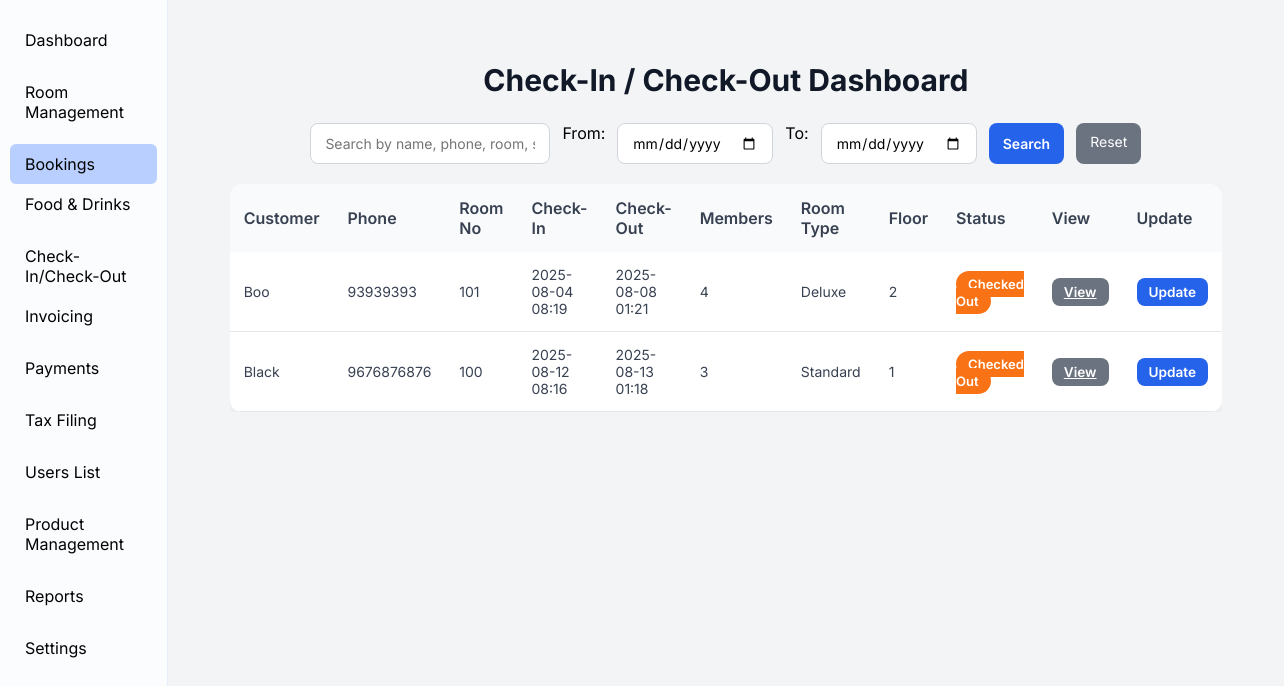
The page /checkin_checkout/ (signed in) on the database as committed earlier.
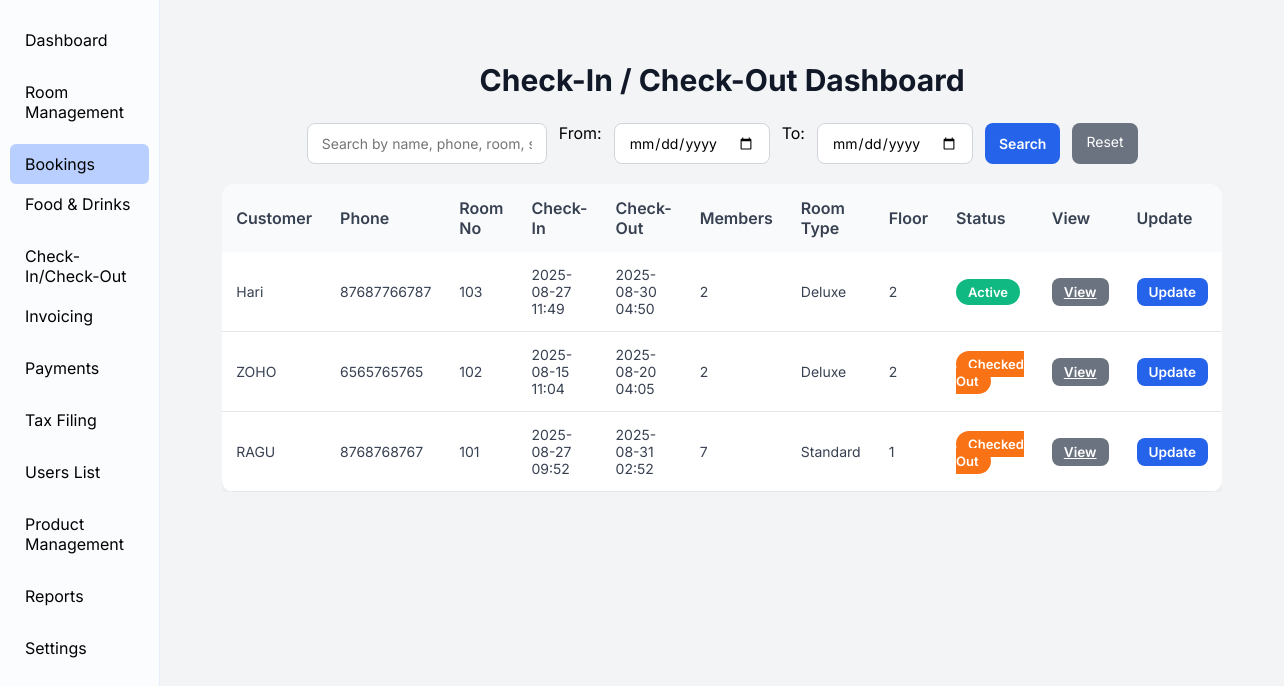
The same page on the database as committed later.
### booking/models.py (models this page shows, shortened)
class Booking(models.Model):
    STATUS_CHOICES = [
        ('booked', 'Booked'),
        ('pre-booked', 'Pre-Booked'),
        ('completed', 'Completed'),
    ]
    PAYMENT_CHOICES = [
        ('upi', 'UPI'),
        ('cash', 'Cash'),
        ('card', 'Card'),
    ]
    PAYMENT_STATUS_CHOICES = [
        ('paid', 'Paid'),
        ('pending', 'Pending'),
        ('cancelled', 'Cancelled'),
    ]
    customer_name = models.CharField(max_length=100)
    phone_number = models.CharField(max_length=15)
    address = models.TextField(blank=True, null=True)
    document_type = models.CharField(
        max_length=50,
        choices=[('Aadhar', 'Aadhar'), ('License', 'License'), ('PAN', 'PAN')],
        default='Aadhar'
    )
    document_number = models.CharField(max_length=50)
    room = models.ForeignKey(Room, on_delete=models.CASCADE)
    adults = models.PositiveIntegerField(default=1)
    children = models.PositiveIntegerField(default=0)
    status = models.CharField(max_length=20, choices=STATUS_CHOICES, default='booked')
    checkin_datetime = models.DateTimeField(default=now)
    checkout_datetime = models.DateTimeField(blank=True, null=True)
    payment_type = models.CharField(max_length=10, choices=PAYMENT_CHOICES, default='cash')
    payment_status = models.CharField(max_length=10, choices=PAYMENT_STATUS_CHOICES, default='pending')
    apply_gst = models.BooleanField(default=False)
    price = models.DecimalField(max_digits=10, decimal_places=2, default=0)  # final total price
    cgst_amount = models.DecimalField(max_digits=10, decimal_places=2, default=0)
    sgst_amount = models.DecimalField(max_digits=10, decimal_places=2, default=0)
    amount_paid = models.DecimalField(max_digits=10, decimal_places=2, default=0)
    invoice_number = models.CharField(max_length=20, unique=True, blank=True, null=True)
    created_at = models.DateTimeField(auto_now_add=True)
    def save(self, *args, **kwargs):
        is_new = self.pk is None
        total_days = 1
        if self.checkin_datetime and self.checkout_datetime:
            total_days = max(1, (self.checkout_datetime.date() - self.checkin_datetime.date()).days)
        base_price = Decimal(getattr(self.room, 'price', 0) or 0)
        total_room_price = base_price * Decimal(total_days)
        if self.apply_gst:
            gst_rate = Decimal('0.12') if total_room_price < Decimal('7000.00') else Decimal('0.18')
            gst_amount = total_room_price * gst_rate
            self.cgst_amount = gst_amount / 2
            self.sgst_amount = gst_amount / 2
            self.price = total_room_price + gst_amount
        else:
            self.cgst_amount = Decimal(0)
            self.sgst_amount = Decimal(0)
            self.price = total_room_price
        from django.utils.timezone import now as timezone_now
        if self.checkout_datetime and self.checkout_datetime <= timezone_now():
            self.status = 'completed'
        if not self.invoice_number and is_new:
            last_booking = Booking.objects.order_by('-id').first()
            last_id = last_booking.id if last_booking else 0
            self.invoice_number = f"INV-{100 + last_id + 1}"
        super().save(*args, **kwargs)
        if self.status in ('booked', 'pre-booked'):
            self.room.status = 'Occupied'
        elif self.status == 'completed' or self.payment_status == 'cancelled':
            self.room.status = 'Available'
        self.room.save()

### rooms/models.py (models this page shows, shortened)
class Room(models.Model):
    ROOM_TYPE_CHOICES = [
        ('Standard', 'Standard'),
        ('Deluxe', 'Deluxe'),
        ('Suite', 'Suite'),
    ]
    AC_CHOICES = [
        ('AC', 'A/C'),
        ('Non-AC', 'Non A/C'),
    ]
    STATUS_CHOICES = [
        ('Available', 'Available'),
        ('Occupied', 'Occupied'),
        ('Maintenance', 'Maintenance'),
    ]
    room_number = models.CharField(max_length=10, unique=True)
    room_type = models.CharField(max_length=20, choices=ROOM_TYPE_CHOICES)
    ac_type = models.CharField(max_length=10, choices=AC_CHOICES, default='Non-AC')
    floor = models.ForeignKey(Floor, on_delete=models.SET_NULL, null=True, default=None)
    price = models.DecimalField(max_digits=10, decimal_places=2)
    status = models.CharField(max_length=20, choices=STATUS_CHOICES, default='Available')

class Floor(models.Model):
    number = models.PositiveIntegerField(unique=True)

### checkin_checkout/views.py (the view, shortened to what this page needs)
# urls.py: path('', views.checkin_checkout_view, name='checkin_checkout'),
def checkin_checkout_view(request):
    today = localdate()
    for b in Booking.objects.filter(status='booked'):
        if b.checkout_datetime and b.checkout_datetime.date() <= today:
            b.status = 'completed'
            b.save()
            if b.room:
                b.room.status = 'available'
                b.room.save()
            ci, _ = CheckIn.objects.get_or_create(booking=b)
            ci.status = 'checked_out'
            ci.save()
    bookings = Booking.objects.all().select_related("room").order_by("-created_at")
    query = request.GET.get("q", "").strip()
    checkin_from = request.GET.get("checkin_from")
    checkin_to = request.GET.get("checkin_to")
    if checkin_from:
        bookings = bookings.filter(checkin_datetime__date__gte=checkin_from)
    if checkin_to:
        bookings = bookings.filter(checkin_datetime__date__lte=checkin_to)
    context = {
        "bookings": bookings,
        "query": query,
        "checkin_from": checkin_from,
        "checkin_to": checkin_to,
    }
    return render(request, 'checkin/checkin_checkout.html', context)

### accounts/models.py (called while the page is built)
    def is_admin(self):
        return self.role == self.ROLE_ADMIN

### checkin_checkout/templates/checkin/checkin_checkout.html (shortened to what this page needs)
{% extends 'base.html' %}
{% block content %}
<div class="main-content">
    <h2 class="page-title">Check-In / Check-Out Dashboard</h2>
    <form method="get" class="search-bar">
        <input type="text" name="q" placeholder="Search by name, phone, room, status..." value="{{ query }}">
        <label>From:</label>
        <input type="date" name="checkin_from" value="{{ checkin_from }}">
        <label>To:</label>
        <input type="date" name="checkin_to" value="{{ checkin_to }}">
        <button type="submit">Search</button>
        <a href="{% url 'checkin_checkout:checkin_checkout' %}" style="padding:10px 14px; background:#6b7280; color:white; border-radius:8px; text-decoration:none; font-size:14px;">Reset</a>
    </form>
    <div class="table-wrap">
        <table>
            <thead>
                <tr>
                    <th>Customer</th>
                    <th>Phone</th>
                    <th>Room No</th>
                    <th>Check-In</th>
                    <th>Check-Out</th>
                    <th>Members</th>
                    <th>Room Type</th>
                    <th>Floor</th>
                    <th>Status</th>
                    <th>View</th>
                    <th>Update</th>
                </tr>
            </thead>
            <tbody>
                {% for b in bookings %}
                <tr>
                    <td>{{ b.customer_name }}</td>
                    <td>{{ b.phone_number }}</td>
                    <td>{{ b.room.room_number }}</td>
                    <td>{% if b.checkin_datetime %}{{ b.checkin_datetime|date:"Y-m-d H:i" }}{% else %}-{% endif %}</td>
                    <td>{% if b.checkout_datetime %}{{ b.checkout_datetime|date:"Y-m-d H:i" }}{% else %}-{% endif %}</td>
                    <td>{{ b.adults|add:b.children }}</td>
                    <td>{{ b.room.room_type }}</td>
                    <td>{{ b.room.floor.number }}</td>
                    <td>
                        {% if b.status == 'completed' %}
                            <span class="badge-out">Checked Out</span>
                        {% else %}
                            <span class="badge-active">Active</span>
                        {% endif %}
                    </td>
                    <td><a href="{% url 'checkin_checkout:view_details' b.id %}" class="btn-view">View</a></td>
                    <td>
                        <button class="btn-update" onclick="openModal({{ b.id }}, '{{ b.checkout_datetime|date:'Y-m-d\\TH:i' }}', '{{ b.status }}')">Update</button>
                    </td>
                </tr>
                {% empty %}
                <tr><td colspan="11" style="text-align:center;">No bookings found</td></tr>
                {% endfor %}
            </tbody>
        </table>
    </div>
</div>
{% endblock %}

Rows that differ between the two databases and show on the page:
removed Booking: customer_name "Black", phone_number "9676876876", room.room_number "100", checkin_datetime "2025-08-12 08:16", checkout_datetime "2025-08-13 01:18", adults|add "3", room.room_type "Standard", room.floor.number "1", status "Checked Out"
added Booking: customer_name "Hari", phone_number "87687766787", room.room_number "103", checkin_datetime "2025-08-27 11:49", checkout_datetime "2025-08-30 04:50", adults|add "2", room.room_type "Deluxe", room.floor.number "2", status "Active"
changed Booking: customer_name "Boo" → "ZOHO"; phone_number "93939393" → "6565765765"; room.room_number "101" → "102"; checkin_datetime "2025-08-04 08:19" → "2025-08-15 11:04"; checkout_datetime "2025-08-08 01:21" → "2025-08-20 04:05"; adults|add "4" → "2"
added Booking: customer_name "RAGU", phone_number "8768768767", room.room_number "101", checkin_datetime "2025-08-27 09:52", checkout_datetime "2025-08-31 02:52", adults|add "7", room.room_type "Standard", room.floor.number "1", status "Checked Out"
